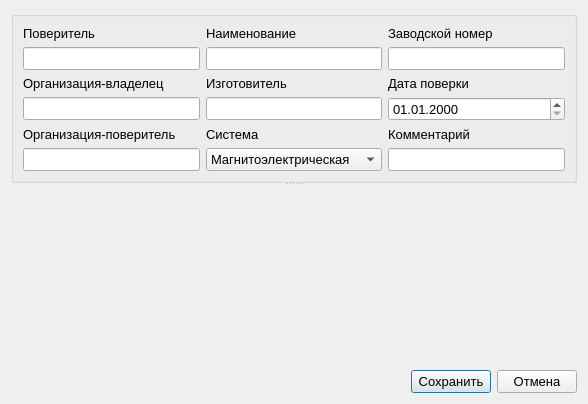
<?xml version="1.0" encoding="UTF-8"?>
<ui version="4.0">
 <class>Dialog</class>
 <widget class="QDialog" name="Dialog">
  <property name="geometry">
   <rect>
    <x>0</x>
    <y>0</y>
    <width>588</width>
    <height>404</height>
   </rect>
  </property>
  <property name="font">
   <font>
    <pointsize>10</pointsize>
   </font>
  </property>
  <property name="windowTitle">
   <string>Редактирование параметров измерения</string>
  </property>
  <layout class="QVBoxLayout" name="verticalLayout">
   <item>
    <widget class="QSplitter" name="splitter">
     <property name="orientation">
      <enum>Qt::Vertical</enum>
     </property>
     <property name="opaqueResize">
      <bool>true</bool>
     </property>
     <property name="handleWidth">
      <number>2</number>
     </property>
     <property name="childrenCollapsible">
      <bool>false</bool>
     </property>
     <widget class="QGroupBox" name="groupBox">
      <layout class="QGridLayout" name="gridLayout_2">
       <item row="0" column="1">
        <layout class="QGridLayout" name="gridLayout">
         <item row="4" column="2">
          <widget class="QLabel" name="label_8">
           <property name="text">
            <string>Комментарий</string>
           </property>
          </widget>
         </item>
         <item row="1" column="0">
          <widget class="QLineEdit" name="user_name_edit"/>
         </item>
         <item row="2" column="1">
          <widget class="QLabel" name="label_5">
           <property name="sizePolicy">
            <sizepolicy hsizetype="Expanding" vsizetype="Fixed">
             <horstretch>0</horstretch>
             <verstretch>0</verstretch>
            </sizepolicy>
           </property>
           <property name="text">
            <string>Изготовитель</string>
           </property>
          </widget>
         </item>
         <item row="0" column="2">
          <widget class="QLabel" name="label_7">
           <property name="sizePolicy">
            <sizepolicy hsizetype="Expanding" vsizetype="Fixed">
             <horstretch>0</horstretch>
             <verstretch>0</verstretch>
            </sizepolicy>
           </property>
           <property name="text">
            <string>Заводской номер</string>
           </property>
          </widget>
         </item>
         <item row="4" column="0">
          <widget class="QLabel" name="label_13">
           <property name="sizePolicy">
            <sizepolicy hsizetype="Expanding" vsizetype="Fixed">
             <horstretch>0</horstretch>
             <verstretch>0</verstretch>
            </sizepolicy>
           </property>
           <property name="text">
            <string>Организация-поверитель</string>
           </property>
          </widget>
         </item>
         <item row="3" column="1">
          <widget class="QLineEdit" name="device_creator_edit">
           <property name="sizePolicy">
            <sizepolicy hsizetype="Expanding" vsizetype="Fixed">
             <horstretch>0</horstretch>
             <verstretch>0</verstretch>
            </sizepolicy>
           </property>
          </widget>
         </item>
         <item row="0" column="1">
          <widget class="QLabel" name="label_4">
           <property name="sizePolicy">
            <sizepolicy hsizetype="Expanding" vsizetype="Fixed">
             <horstretch>0</horstretch>
             <verstretch>0</verstretch>
            </sizepolicy>
           </property>
           <property name="text">
            <string>Наименование</string>
           </property>
          </widget>
         </item>
         <item row="5" column="1">
          <widget class="QComboBox" name="system_combobox">
           <property name="sizePolicy">
            <sizepolicy hsizetype="Expanding" vsizetype="Fixed">
             <horstretch>0</horstretch>
             <verstretch>0</verstretch>
            </sizepolicy>
           </property>
           <item>
            <property name="text">
             <string>Магнитоэлектрическая</string>
            </property>
           </item>
           <item>
            <property name="text">
             <string>Электродинамическая</string>
            </property>
           </item>
           <item>
            <property name="text">
             <string>Электромагнитная</string>
            </property>
           </item>
          </widget>
         </item>
         <item row="5" column="0">
          <widget class="QLineEdit" name="organisation_edit">
           <property name="sizePolicy">
            <sizepolicy hsizetype="Expanding" vsizetype="Fixed">
             <horstretch>0</horstretch>
             <verstretch>0</verstretch>
            </sizepolicy>
           </property>
           <property name="text">
            <string/>
           </property>
           <property name="readOnly">
            <bool>false</bool>
           </property>
          </widget>
         </item>
         <item row="4" column="1">
          <widget class="QLabel" name="label_2">
           <property name="sizePolicy">
            <sizepolicy hsizetype="Expanding" vsizetype="Fixed">
             <horstretch>0</horstretch>
             <verstretch>0</verstretch>
            </sizepolicy>
           </property>
           <property name="text">
            <string>Система</string>
           </property>
          </widget>
         </item>
         <item row="3" column="2">
          <widget class="QDateTimeEdit" name="date_edit">
           <property name="displayFormat">
            <string>dd.MM.yyyy</string>
           </property>
          </widget>
         </item>
         <item row="1" column="2">
          <widget class="QLineEdit" name="serial_number_edit">
           <property name="sizePolicy">
            <sizepolicy hsizetype="Expanding" vsizetype="Fixed">
             <horstretch>0</horstretch>
             <verstretch>0</verstretch>
            </sizepolicy>
           </property>
          </widget>
         </item>
         <item row="0" column="0">
          <widget class="QLabel" name="label">
           <property name="text">
            <string>Поверитель</string>
           </property>
          </widget>
         </item>
         <item row="2" column="0">
          <widget class="QLabel" name="label_3">
           <property name="sizePolicy">
            <sizepolicy hsizetype="Expanding" vsizetype="Fixed">
             <horstretch>0</horstretch>
             <verstretch>0</verstretch>
            </sizepolicy>
           </property>
           <property name="text">
            <string>Организация-владелец</string>
           </property>
          </widget>
         </item>
         <item row="1" column="1">
          <widget class="QLineEdit" name="device_name_edit">
           <property name="sizePolicy">
            <sizepolicy hsizetype="Expanding" vsizetype="Fixed">
             <horstretch>0</horstretch>
             <verstretch>0</verstretch>
            </sizepolicy>
           </property>
          </widget>
         </item>
         <item row="2" column="2">
          <widget class="QLabel" name="label_6">
           <property name="text">
            <string>Дата поверки</string>
           </property>
          </widget>
         </item>
         <item row="3" column="0">
          <widget class="QLineEdit" name="owner_edit">
           <property name="sizePolicy">
            <sizepolicy hsizetype="Expanding" vsizetype="Fixed">
             <horstretch>0</horstretch>
             <verstretch>0</verstretch>
            </sizepolicy>
           </property>
          </widget>
         </item>
         <item row="5" column="2">
          <widget class="QLineEdit" name="comment_edit"/>
         </item>
        </layout>
       </item>
      </layout>
     </widget>
     <widget class="QWidget" name="widget_2" native="true">
      <property name="sizePolicy">
       <sizepolicy hsizetype="Preferred" vsizetype="Expanding">
        <horstretch>0</horstretch>
        <verstretch>1</verstretch>
       </sizepolicy>
      </property>
      <layout class="QHBoxLayout" name="horizontalLayout">
       <property name="leftMargin">
        <number>0</number>
       </property>
       <property name="topMargin">
        <number>0</number>
       </property>
       <property name="rightMargin">
        <number>0</number>
       </property>
       <property name="bottomMargin">
        <number>0</number>
       </property>
       <item>
        <layout class="QVBoxLayout" name="marks_widget_layout"/>
       </item>
      </layout>
     </widget>
    </widget>
   </item>
   <item>
    <layout class="QHBoxLayout" name="horizontalLayout_2">
     <property name="sizeConstraint">
      <enum>QLayout::SetDefaultConstraint</enum>
     </property>
     <item>
      <spacer name="horizontalSpacer">
       <property name="orientation">
        <enum>Qt::Horizontal</enum>
       </property>
       <property name="sizeHint" stdset="0">
        <size>
         <width>40</width>
         <height>20</height>
        </size>
       </property>
      </spacer>
     </item>
     <item>
      <widget class="QPushButton" name="accept_button">
       <property name="text">
        <string>Сохранить</string>
       </property>
      </widget>
     </item>
     <item>
      <widget class="QPushButton" name="reject_button">
       <property name="text">
        <string>Отмена</string>
       </property>
      </widget>
     </item>
    </layout>
   </item>
  </layout>
 </widget>
 <tabstops>
  <tabstop>user_name_edit</tabstop>
  <tabstop>device_name_edit</tabstop>
  <tabstop>serial_number_edit</tabstop>
  <tabstop>owner_edit</tabstop>
  <tabstop>device_creator_edit</tabstop>
  <tabstop>date_edit</tabstop>
  <tabstop>organisation_edit</tabstop>
  <tabstop>system_combobox</tabstop>
  <tabstop>comment_edit</tabstop>
  <tabstop>accept_button</tabstop>
  <tabstop>reject_button</tabstop>
 </tabstops>
 <resources/>
 <connections/>
</ui>
